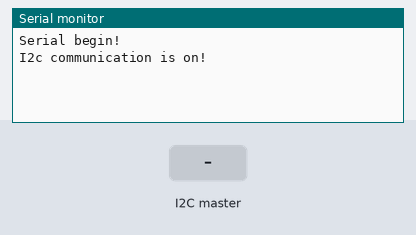
Bench run of a sketch on a simulated Arduino Uno, built with avr-gcc and run on an emulated ATmega328P. Parts: the last lines printed to the serial monitor. Inputs (shaded band) come from the test bench.

Above: at 1.2 s.
1.3 s: the I2C master sends the byte 1
At 2.0 s:
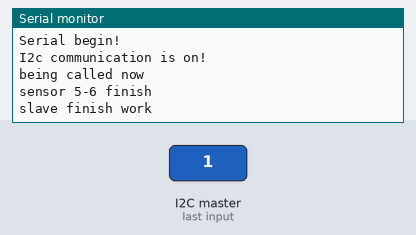
2.8 s: the I2C master sends the byte 2
At 3.2 s:
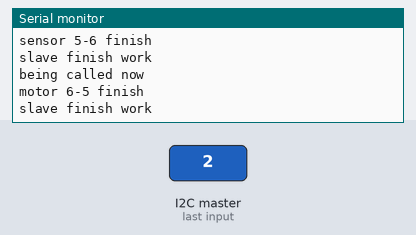

Measured:
- after the input at 1.3 s, the serial monitor: prints a new line at once (image 1)
- after the input at 2.8 s, the serial monitor: prints a new line at once (image 2)

The sketch:

doubUNO_i2c_test_slave.ino
```cpp
#include <Wire.h>

int my_address = 2;
//int remember_or_recall = 0;//工作模式标志
//int called_or_not = 1;
int finish_or_not;

void setup() {
//串口通讯
  Serial.begin(115200);
  Serial.println("Serial begin!");
//I2C通讯
  Wire.begin(my_address);
  Serial.println("I2c communication is on!");
//声明接收反应函数和请求反应函数
  Wire.onRequest(requestEvent);
  Wire.onReceive(receiveEvent);
}

void loop() {

}

void requestEvent() {
  while(finish_or_not){
    delay(10);
  }
  Serial.println("slave knocks back");
  Wire.write(1);
}

void receiveEvent(int howMany){
//  int flag = 0;
//  while(!flag){
  byte call;
  while(Wire.available()>0){
    Serial.println("being called now");
    call = Wire.read();
  }
    if(call == 1){//记忆模式，一号板先工作
      finish_or_not = 1;//工作时不能动
      Serial.println("sensor 5-6 finish");
      finish_or_not = 0;
      Serial.println("slave finish work");
//      remember_or_recall = 0;
    }else if(call == 2){//还原模式，二号板先工作
      finish_or_not = 1;//工作时不能动
      Serial.println("motor 6-5 finish");
      finish_or_not = 0;
      Serial.println("slave finish work");
//      remember_or_recall = 1;
    }

//    called_or_not == 0;

//  }
}
```
